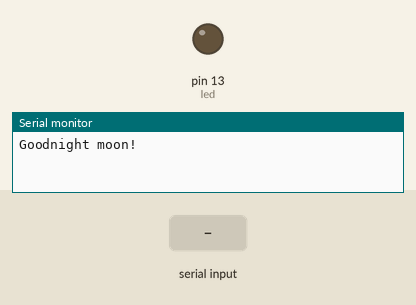
Simulated run of this sketch. Board: Arduino Uno, built with avr-gcc and run on an emulated ATmega328P. On the bench: output pins drawn as LEDs (lit = HIGH), the last lines printed to the serial monitor. Inputs (shaded band) come from the test bench.

Above: at 1.2 s.
1.3 s: "O" received over the second serial link
At 2.3 s:
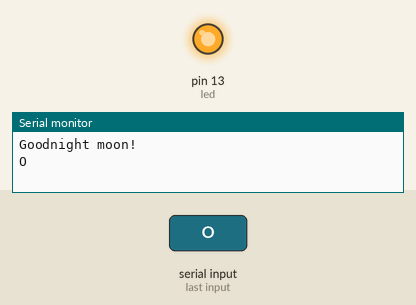
2.8 s: "F" received over the second serial link
At 3.5 s:
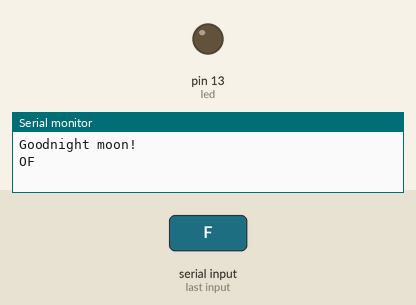
Timing chart, 0 to 5.8 s (numbered marks = the images above; inputs shaded):
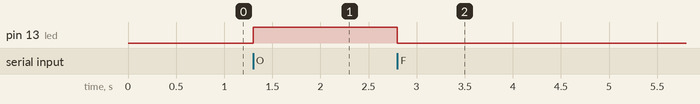

Measured:
- after the input at 1.3 s, pin 13 (led): LOW → HIGH at once
- after the input at 2.8 s, pin 13 (led): HIGH → LOW at once

The sketch:

BluetoothBasic.ino
```cpp
#include <SoftwareSerial.h>

#define rxPin 3
#define txPin 2

SoftwareSerial mySerial(rxPin, txPin); // RX, TX
char myChar ;

const int led = 13;

void setup() {
  Serial.begin(9600);
  Serial.println("Goodnight moon!");

  mySerial.begin(9600);
  mySerial.println("Hello, world?");

  pinMode(led, OUTPUT);
}

void loop(){
  while(mySerial.available()){
    myChar = mySerial.read();

    if(myChar == 'O') {
        digitalWrite(led, HIGH);
    } else if(myChar == 'F') {
      digitalWrite(led, LOW);
    }

    Serial.print(myChar);
  }

  while(Serial.available()){
   myChar = Serial.read();
   mySerial.print(myChar);
  }
}
```
